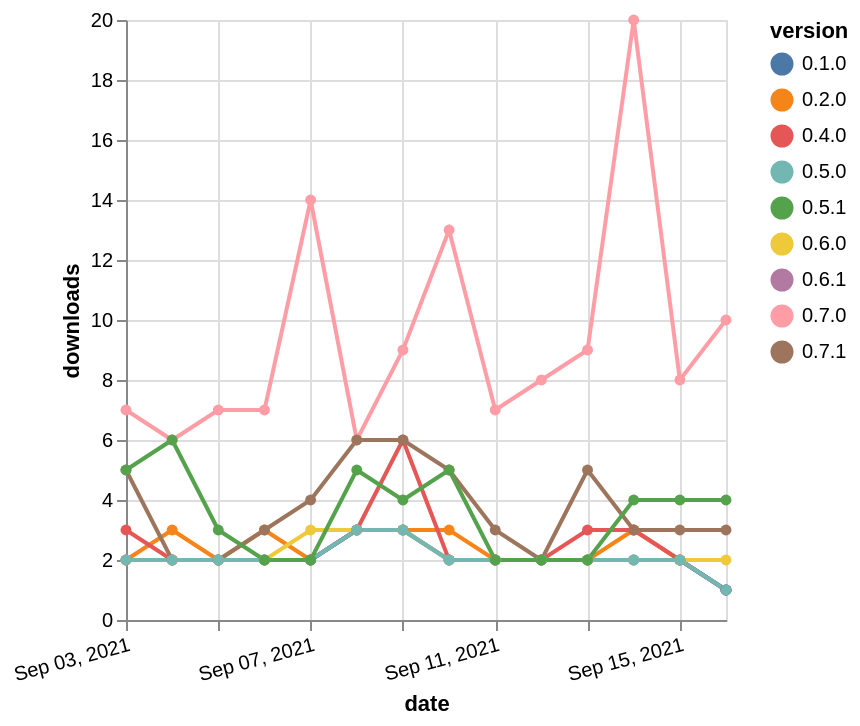

This figure's Vega-Lite source:
### Vega-Lite specification from a JSON file in a GitHub repository (floating-point values rounded to 4 significant figures)
{"$schema": "https://vega.github.io/schema/vega-lite/v5.json", "description": "A simple bar chart with embedded data.", "data": {"values": [{"date": "2021-09-03", "total": 3704, "delta": 2, "version": "0.2.0"}, {"date": "2021-09-04", "total": 3707, "delta": 3, "version": "0.2.0"}, {"date": "2021-09-05", "total": 3709, "delta": 2, "version": "0.2.0"}, {"date": "2021-09-06", "total": 3712, "delta": 3, "version": "0.2.0"}, {"date": "2021-09-07", "total": 3714, "delta": 2, "version": "0.2.0"}, {"date": "2021-09-08", "total": 3717, "delta": 3, "version": "0.2.0"}, {"date": "2021-09-09", "total": 3720, "delta": 3, "version": "0.2.0"}, {"date": "2021-09-10", "total": 3723, "delta": 3, "version": "0.2.0"}, {"date": "2021-09-11", "total": 3725, "delta": 2, "version": "0.2.0"}, {"date": "2021-09-12", "total": 3727, "delta": 2, "version": "0.2.0"}, {"date": "2021-09-13", "total": 3729, "delta": 2, "version": "0.2.0"}, {"date": "2021-09-14", "total": 3732, "delta": 3, "version": "0.2.0"}, {"date": "2021-09-15", "total": 3734, "delta": 2, "version": "0.2.0"}, {"date": "2021-09-16", "total": 3735, "delta": 1, "version": "0.2.0"}, {"date": "2021-09-03", "total": 3264, "delta": 3, "version": "0.4.0"}, {"date": "2021-09-04", "total": 3266, "delta": 2, "version": "0.4.0"}, {"date": "2021-09-05", "total": 3268, "delta": 2, "version": "0.4.0"}, {"date": "2021-09-06", "total": 3270, "delta": 2, "version": "0.4.0"}, {"date": "2021-09-07", "total": 3272, "delta": 2, "version": "0.4.0"}, {"date": "2021-09-08", "total": 3275, "delta": 3, "version": "0.4.0"}, {"date": "2021-09-09", "total": 3281, "delta": 6, "version": "0.4.0"}, {"date": "2021-09-10", "total": 3283, "delta": 2, "version": "0.4.0"}, {"date": "2021-09-11", "total": 3285, "delta": 2, "version": "0.4.0"}, {"date": "2021-09-12", "total": 3287, "delta": 2, "version": "0.4.0"}, {"date": "2021-09-13", "total": 3290, "delta": 3, "version": "0.4.0"}, {"date": "2021-09-14", "total": 3293, "delta": 3, "version": "0.4.0"}, {"date": "2021-09-15", "total": 3295, "delta": 2, "version": "0.4.0"}, {"date": "2021-09-16", "total": 3296, "delta": 1, "version": "0.4.0"}, {"date": "2021-09-03", "total": 1854, "delta": 7, "version": "0.7.0"}, {"date": "2021-09-04", "total": 1860, "delta": 6, "version": "0.7.0"}, {"date": "2021-09-05", "total": 1867, "delta": 7, "version": "0.7.0"}, {"date": "2021-09-06", "total": 1874, "delta": 7, "version": "0.7.0"}, {"date": "2021-09-07", "total": 1888, "delta": 14, "version": "0.7.0"}, {"date": "2021-09-08", "total": 1894, "delta": 6, "version": "0.7.0"}, {"date": "2021-09-09", "total": 1903, "delta": 9, "version": "0.7.0"}, {"date": "2021-09-10", "total": 1916, "delta": 13, "version": "0.7.0"}, {"date": "2021-09-11", "total": 1923, "delta": 7, "version": "0.7.0"}, {"date": "2021-09-12", "total": 1931, "delta": 8, "version": "0.7.0"}, {"date": "2021-09-13", "total": 1940, "delta": 9, "version": "0.7.0"}, {"date": "2021-09-14", "total": 1960, "delta": 20, "version": "0.7.0"}, {"date": "2021-09-15", "total": 1968, "delta": 8, "version": "0.7.0"}, {"date": "2021-09-16", "total": 1978, "delta": 10, "version": "0.7.0"}, {"date": "2021-09-03", "total": 1126, "delta": 2, "version": "0.6.1"}, {"date": "2021-09-04", "total": 1128, "delta": 2, "version": "0.6.1"}, {"date": "2021-09-05", "total": 1130, "delta": 2, "version": "0.6.1"}, {"date": "2021-09-06", "total": 1132, "delta": 2, "version": "0.6.1"}, {"date": "2021-09-07", "total": 1134, "delta": 2, "version": "0.6.1"}, {"date": "2021-09-08", "total": 1137, "delta": 3, "version": "0.6.1"}, {"date": "2021-09-09", "total": 1140, "delta": 3, "version": "0.6.1"}, {"date": "2021-09-10", "total": 1142, "delta": 2, "version": "0.6.1"}, {"date": "2021-09-11", "total": 1144, "delta": 2, "version": "0.6.1"}, {"date": "2021-09-12", "total": 1146, "delta": 2, "version": "0.6.1"}, {"date": "2021-09-13", "total": 1148, "delta": 2, "version": "0.6.1"}, {"date": "2021-09-14", "total": 1150, "delta": 2, "version": "0.6.1"}, {"date": "2021-09-15", "total": 1152, "delta": 2, "version": "0.6.1"}, {"date": "2021-09-16", "total": 1153, "delta": 1, "version": "0.6.1"}, {"date": "2021-09-03", "total": 701, "delta": 5, "version": "0.7.1"}, {"date": "2021-09-04", "total": 703, "delta": 2, "version": "0.7.1"}, {"date": "2021-09-05", "total": 705, "delta": 2, "version": "0.7.1"}, {"date": "2021-09-06", "total": 708, "delta": 3, "version": "0.7.1"}, {"date": "2021-09-07", "total": 712, "delta": 4, "version": "0.7.1"}, {"date": "2021-09-08", "total": 718, "delta": 6, "version": "0.7.1"}, {"date": "2021-09-09", "total": 724, "delta": 6, "version": "0.7.1"}, {"date": "2021-09-10", "total": 729, "delta": 5, "version": "0.7.1"}, {"date": "2021-09-11", "total": 732, "delta": 3, "version": "0.7.1"}, {"date": "2021-09-12", "total": 734, "delta": 2, "version": "0.7.1"}, {"date": "2021-09-13", "total": 739, "delta": 5, "version": "0.7.1"}, {"date": "2021-09-14", "total": 742, "delta": 3, "version": "0.7.1"}, {"date": "2021-09-15", "total": 745, "delta": 3, "version": "0.7.1"}, {"date": "2021-09-16", "total": 748, "delta": 3, "version": "0.7.1"}, {"date": "2021-09-03", "total": 2731, "delta": 2, "version": "0.1.0"}, {"date": "2021-09-04", "total": 2733, "delta": 2, "version": "0.1.0"}, {"date": "2021-09-05", "total": 2735, "delta": 2, "version": "0.1.0"}, {"date": "2021-09-06", "total": 2737, "delta": 2, "version": "0.1.0"}, {"date": "2021-09-07", "total": 2739, "delta": 2, "version": "0.1.0"}, {"date": "2021-09-08", "total": 2742, "delta": 3, "version": "0.1.0"}, {"date": "2021-09-09", "total": 2745, "delta": 3, "version": "0.1.0"}, {"date": "2021-09-10", "total": 2747, "delta": 2, "version": "0.1.0"}, {"date": "2021-09-11", "total": 2749, "delta": 2, "version": "0.1.0"}, {"date": "2021-09-12", "total": 2751, "delta": 2, "version": "0.1.0"}, {"date": "2021-09-13", "total": 2753, "delta": 2, "version": "0.1.0"}, {"date": "2021-09-14", "total": 2755, "delta": 2, "version": "0.1.0"}, {"date": "2021-09-15", "total": 2757, "delta": 2, "version": "0.1.0"}, {"date": "2021-09-16", "total": 2758, "delta": 1, "version": "0.1.0"}, {"date": "2021-09-03", "total": 1467, "delta": 2, "version": "0.6.0"}, {"date": "2021-09-04", "total": 1469, "delta": 2, "version": "0.6.0"}, {"date": "2021-09-05", "total": 1471, "delta": 2, "version": "0.6.0"}, {"date": "2021-09-06", "total": 1473, "delta": 2, "version": "0.6.0"}, {"date": "2021-09-07", "total": 1476, "delta": 3, "version": "0.6.0"}, {"date": "2021-09-08", "total": 1479, "delta": 3, "version": "0.6.0"}, {"date": "2021-09-09", "total": 1482, "delta": 3, "version": "0.6.0"}, {"date": "2021-09-10", "total": 1484, "delta": 2, "version": "0.6.0"}, {"date": "2021-09-11", "total": 1486, "delta": 2, "version": "0.6.0"}, {"date": "2021-09-12", "total": 1488, "delta": 2, "version": "0.6.0"}, {"date": "2021-09-13", "total": 1490, "delta": 2, "version": "0.6.0"}, {"date": "2021-09-14", "total": 1492, "delta": 2, "version": "0.6.0"}, {"date": "2021-09-15", "total": 1494, "delta": 2, "version": "0.6.0"}, {"date": "2021-09-16", "total": 1496, "delta": 2, "version": "0.6.0"}, {"date": "2021-09-03", "total": 1700, "delta": 2, "version": "0.5.0"}, {"date": "2021-09-04", "total": 1702, "delta": 2, "version": "0.5.0"}, {"date": "2021-09-05", "total": 1704, "delta": 2, "version": "0.5.0"}, {"date": "2021-09-06", "total": 1706, "delta": 2, "version": "0.5.0"}, {"date": "2021-09-07", "total": 1708, "delta": 2, "version": "0.5.0"}, {"date": "2021-09-08", "total": 1711, "delta": 3, "version": "0.5.0"}, {"date": "2021-09-09", "total": 1714, "delta": 3, "version": "0.5.0"}, {"date": "2021-09-10", "total": 1716, "delta": 2, "version": "0.5.0"}, {"date": "2021-09-11", "total": 1718, "delta": 2, "version": "0.5.0"}, {"date": "2021-09-12", "total": 1720, "delta": 2, "version": "0.5.0"}, {"date": "2021-09-13", "total": 1722, "delta": 2, "version": "0.5.0"}, {"date": "2021-09-14", "total": 1724, "delta": 2, "version": "0.5.0"}, {"date": "2021-09-15", "total": 1726, "delta": 2, "version": "0.5.0"}, {"date": "2021-09-16", "total": 1727, "delta": 1, "version": "0.5.0"}, {"date": "2021-09-03", "total": 4216, "delta": 5, "version": "0.5.1"}, {"date": "2021-09-04", "total": 4222, "delta": 6, "version": "0.5.1"}, {"date": "2021-09-05", "total": 4225, "delta": 3, "version": "0.5.1"}, {"date": "2021-09-06", "total": 4227, "delta": 2, "version": "0.5.1"}, {"date": "2021-09-07", "total": 4229, "delta": 2, "version": "0.5.1"}, {"date": "2021-09-08", "total": 4234, "delta": 5, "version": "0.5.1"}, {"date": "2021-09-09", "total": 4238, "delta": 4, "version": "0.5.1"}, {"date": "2021-09-10", "total": 4243, "delta": 5, "version": "0.5.1"}, {"date": "2021-09-11", "total": 4245, "delta": 2, "version": "0.5.1"}, {"date": "2021-09-12", "total": 4247, "delta": 2, "version": "0.5.1"}, {"date": "2021-09-13", "total": 4249, "delta": 2, "version": "0.5.1"}, {"date": "2021-09-14", "total": 4253, "delta": 4, "version": "0.5.1"}, {"date": "2021-09-15", "total": 4257, "delta": 4, "version": "0.5.1"}, {"date": "2021-09-16", "total": 4261, "delta": 4, "version": "0.5.1"}]}, "width": "container", "mark": {"type": "line", "point": {"filled": true}}, "encoding": {"x": {"field": "date", "type": "temporal", "timeUnit": "yearmonthdate", "title": "date", "axis": {"labelAngle": -15}}, "y": {"field": "delta", "type": "quantitative", "title": "downloads"}, "color": {"field": "version", "type": "nominal"}, "tooltip": {"field": "delta"}}}
